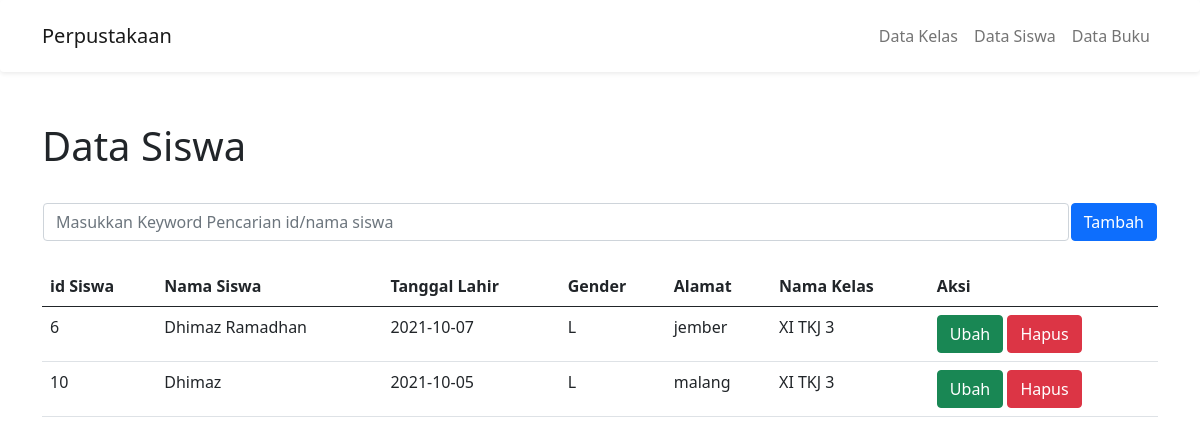
The page /admin/tampil_siswa.php on the database its author committed.
### tables this page shows
CREATE TABLE `siswa` (
  `id_siswa` int(11) NOT NULL,
  `nama_siswa` varchar(100) NOT NULL,
  `tanggal_lahir` date NOT NULL,
  `gender` enum('L','P') NOT NULL,
  `alamat` text NOT NULL,
  `username` varchar(255) DEFAULT NULL,
  `password` varchar(255) DEFAULT NULL,
  `id_kelas` int(11) NOT NULL
);

CREATE TABLE `kelas` (
  `id_kelas` int(11) NOT NULL,
  `nama_kelas` varchar(20) NOT NULL,
  `kelompok` varchar(20) NOT NULL
);

### admin/tampil_siswa.php (the view, shortened to what this page needs)
<!DOCTYPE html>
<html lang="en">
<head>
    <link href="https://cdn.jsdelivr.net/npm/bootstrap@5.0.1/dist/css/bootstrap.min.css" rel="stylesheet">
</head>
<body>
    <?php include "navbar.php"; ?>
    <div class = "container" style="margin-top : 50px">
        <h1>Data Siswa</h1>
        <br>
        <table>
            <thead>
            <tr>
                <th style="width : 95%">
                    <form action="tampil_siswa.php" method ="POST">
                    <input  type="text" name="cari" class="form-control" placeholder="Masukkan Keyword Pencarian id/nama siswa">
                </th>
                <th style="width : 5%">
                    <a type="button" class="btn btn-primary" href="tambah_siswa.php">Tambah</a>
                </th>
            </tr>
            </thead>
                <?php
                include "koneksi.php";
                if (isset($_POST["cari"])) {
                    $cari=$_POST["cari"];
                    $qry_siswa=mysqli_query($koneksi,  "select * from siswa join kelas on kelas.id_kelas=siswa.id_kelas where siswa.id_siswa like '%$cari%' or siswa.nama_siswa like '%$cari%' or alamat like '%$cari%'");
                }else {
                    $qry_siswa=mysqli_query($koneksi,"select * from siswa join kelas on siswa.id_kelas=kelas.id_kelas");
                }
                ?>
            </table>
        <br>
        <table class="table">
                <thead>
                    <tr>
                        <th scope="col">id Siswa</th>
                        <th scope="col">Nama Siswa</th>
                        <th scope="col">Tanggal Lahir </th>
                        <th scope="col">Gender</th>
                        <th scope="col">Alamat</th>
                        <th scope="col">Nama Kelas</th>
                        <th scope="col">Aksi</th>
                    </tr>
                </thead>
                <tbody>
                    <?php
                        while($data_siswa=mysqli_fetch_array($qry_siswa)){?>
                            <div>
                            <tr>
                                <td><?php echo $data_siswa["id_siswa"];?></td>
                                <td><?php echo $data_siswa["nama_siswa"];?></td>
                                <td><?php echo $data_siswa["tanggal_lahir"];?></td>
                                <td><?php echo $data_siswa["gender"];?></td>
                                <td><?php echo $data_siswa["alamat"];?></td>
                                <td><?php echo $data_siswa["nama_kelas"];?></td>
                                <td>
                                <a href="ubah_siswa.php?id_siswa=<?php echo $data_siswa['id_siswa']?>" class="btn btn-success">Ubah</a>
                                <a href="hapus.php?id_siswa=<?php echo $data_siswa['id_siswa']?>" onclick="return confirm('Apakah anda yakin menghapus data ini?')" class="btn btn-danger">Hapus</a>
                                </td>
                            </tr>
                            </div>
                            </div>
                        <?php
                        }
                    ?>
</body>
</html>

### rows shown on the page
siswa: id_siswa "6", nama_siswa "Dhimaz Ramadhan", tanggal_lahir "2021-10-07", gender "L", alamat "jember", id_kelas.nama_kelas "XI TKJ 3"
siswa: id_siswa "10", nama_siswa "Dhimaz", tanggal_lahir "2021-10-05", gender "L", alamat "malang", id_kelas.nama_kelas "XI TKJ 3"
